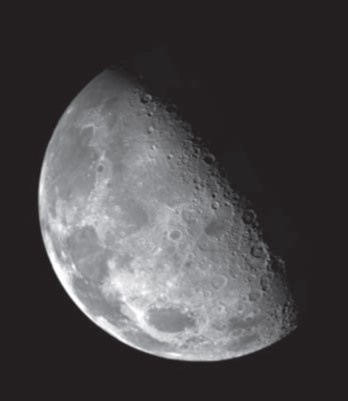
//> input picture Study_Yeungnam_Univ/Autonomous driving Artificial intelligence/bmp&jpg/moon.jpg, 348 x 401 px
$ ./Laplacian_sharpen_eg6   (built with g++ and OpenCV 4, the #if around main switched on)
//> lines starting //> are read from the running program, lines starting //| are printed output that depends on the picture
#if 0
#include <stdio.h>
#include <iostream>
#include "opencv2/opencv.hpp"

int main(void) {
	using namespace cv;
	using namespace std;

	Mat src, blur, La_input, La_abs;

	src = imread("moon.jpg", IMREAD_GRAYSCALE);
//> src: 401 rows x 348 cols, CV_8UC1; min 27, max 255, mean 71.4

	GaussianBlur(src, blur, Size(5, 5), 0, 0, 4);

	Laplacian(blur, La_input, CV_16S, 1, 1, 0);
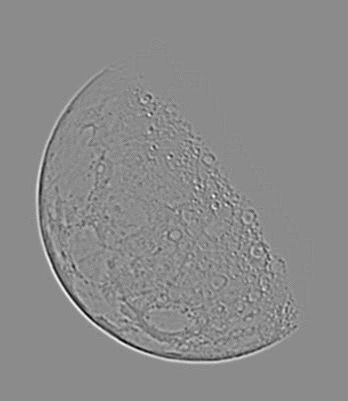
//> La_input: 401 rows x 348 cols, CV_16SC1; min -41, max 34, mean 0; drawn with min black and max white

	convertScaleAbs(La_input, La_abs);
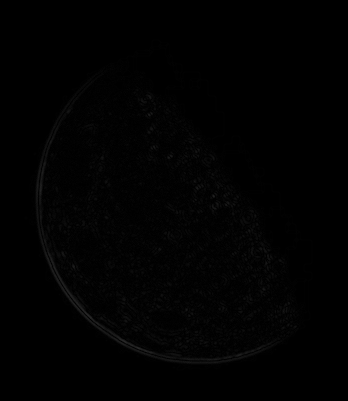
//> La_abs: 401 rows x 348 cols, CV_8UC1; min 0, max 41, mean 1.4
	Mat dst;
	dst = src + La_abs;

	imshow("src", src);
	imshow("blur", blur);
	imshow("La_src", La_input);
	imshow("La_src_abs", La_abs);
	imshow("dst", dst);

	waitKey(0);
	destroyAllWindows();

	return 0;
}

#endif
